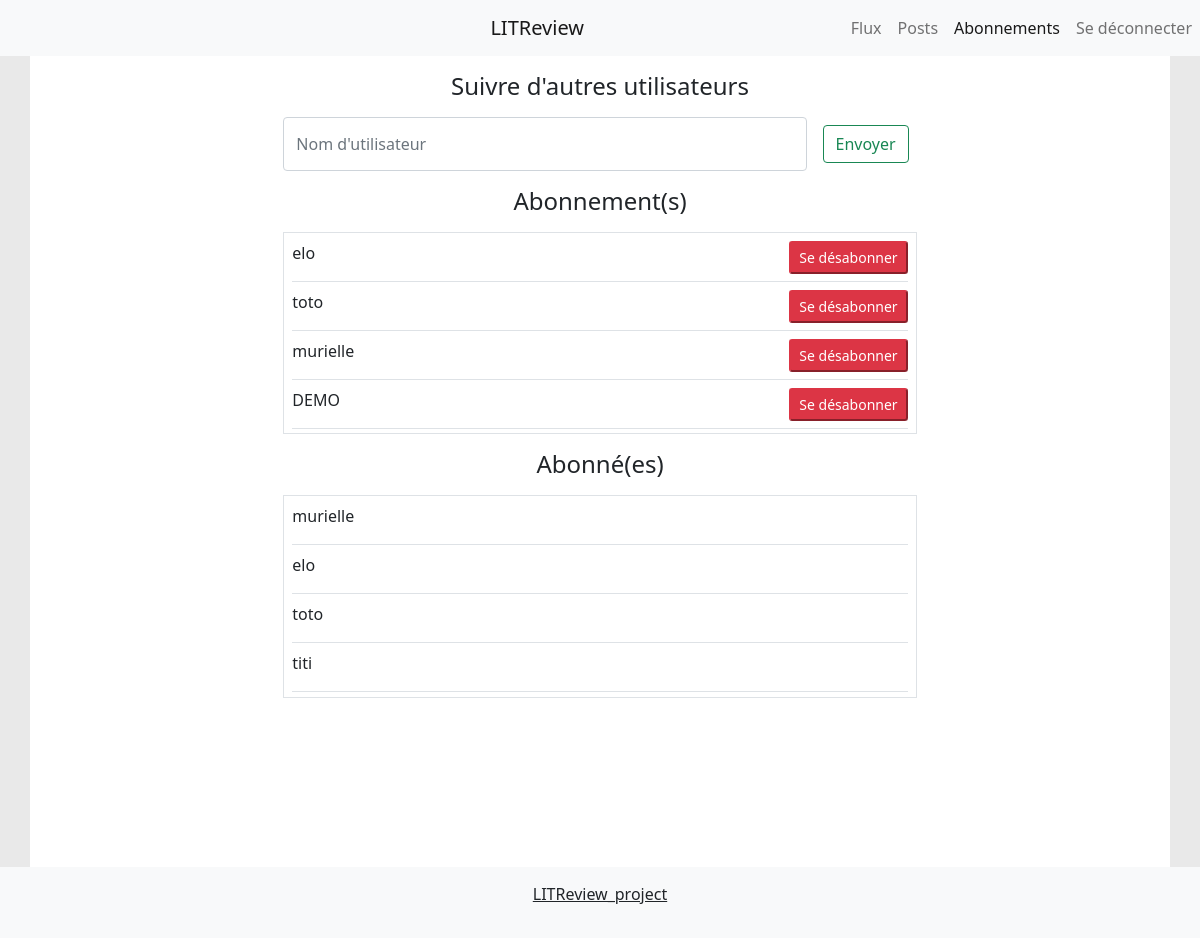
The page /subscription/ (signed in) on the database its author committed.
### review/models.py (models this page shows, shortened)
class UserFollows(models.Model):
    user = models.ForeignKey(to=settings.AUTH_USER_MODEL, on_delete=models.CASCADE, related_name='following')
    followed_user = models.ForeignKey(to=settings.AUTH_USER_MODEL, on_delete=models.CASCADE,
                                      related_name='following_by')
    class Meta:
        unique_together = ('user', 'followed_user', )

### review/views.py (the view)
# urls.py: path('subscription/', subscription_page, name='subscription_page'),
@login_required()
def subscription_page(request):
    section = 'subscription'
    return render(request, 'review/subscriptions.html', {'section': section,
                                                         'list_of_following_users': request.user.following.all(),
                                                         'list_of_followed_users': request.user.following_by.all()})

### review/templates/review/subscriptions.html (shortened to what this page needs)
{% extends 'review/base.html'  %}
{% load static %}
{% block body %}
  <div class="col-10">
      <h1 class="text-center fs-4 m-3">Suivre d'autres utilisateurs</h1>
      <div>
          <form class="d-flex m-3 col-md-8 col-12 mx-auto" action="{% url 'review:new_follow' %}" method="post">
              <input class="form-control me-2" type="search" placeholder="Nom d'utilisateur" aria-label="Search" name="subscribe_to" >
              <button class="btn btn-outline-success m-2" type="submit">Envoyer</button>
          </form>
      </div>
      <div>
          <h1 class="text-center fs-4 m-3">Abonnement(s)</h1>
          <ul class="h-25 border mx-auto col-md-8 col-12 list-unstyled overflow-scroll">
              {% for sub in list_of_following_users %}
              <li class="m-2">
                  <div class="w-100 border-bottom">
                      <div class="d-flex">
                         <p class="col-8">{{ sub.followed_user}} </p>
                        <div class="col-4 text-end">
                            <button class="btn-sm btn-danger align-middle" type="button" onclick="window.location.href= '{{sub.id}}/delete_subscription/'">Se désabonner</button>
                        </div>
                      </div>
                  </div>
              </li>
              {% endfor %}
          </ul>
      </div>
      <div class="justify-content-center">
          <h1 class="text-center fs-4 m-3">Abonné(es)</h1>
          <ul class="h-25 border mx-auto col-md-8 col-12 list-unstyled overflow-scroll">
              {% for sub in list_of_followed_users %}
              <li class="m-2 border-bottom">
                  <p class="col-12"> {{ sub.user }}</p>
              </li>
              {% endfor %}
          </ul>
      </div>
  </div>
{% endblock %}

### review/static/css/base_style.css (style rules this page uses)
html, body { height: 100% }

### rows shown on the page
UserFollows: followed_user "elo"
UserFollows: followed_user "toto"
UserFollows: followed_user "murielle"
UserFollows: followed_user "DEMO"
UserFollows: user "murielle"
UserFollows: user "elo"
UserFollows: user "toto"
UserFollows: user "titi"
